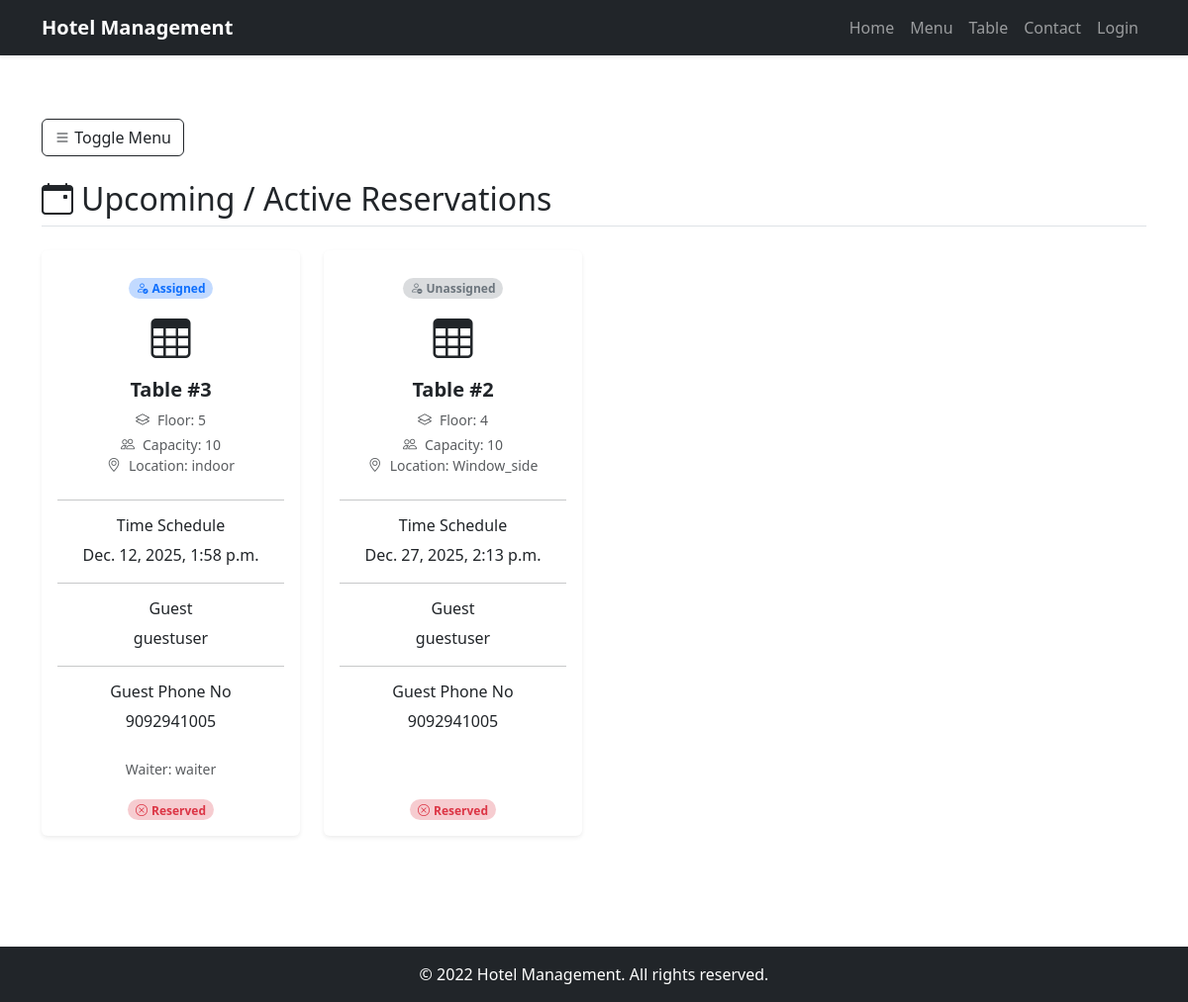
The app's page /table_reservation/table_reserved/ (signed in), older data.
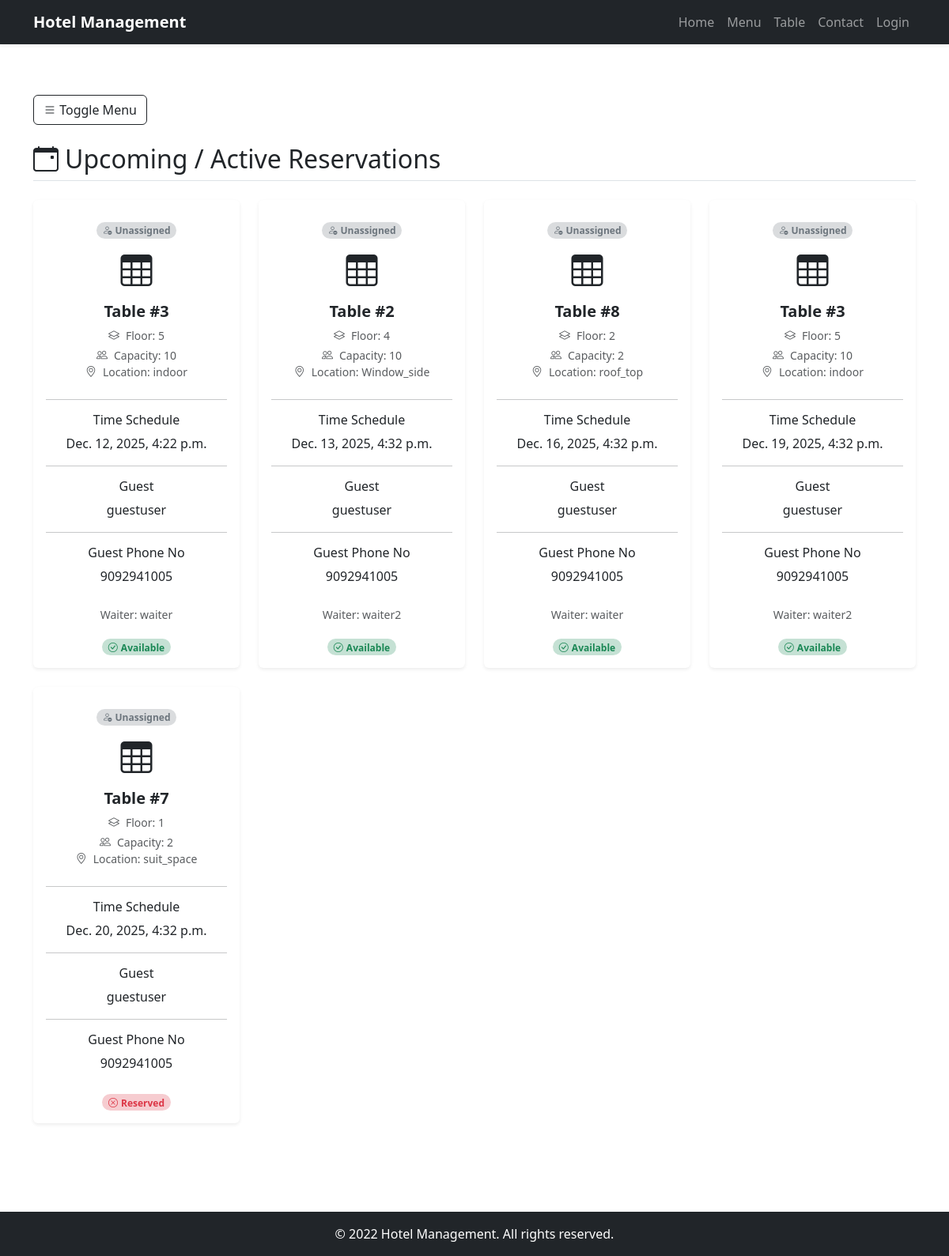
The same page, newer data.
### table_reservation/models.py (models this page shows, shortened)
class TableReservation(models.Model):
    user = models.ForeignKey(CustomUser,on_delete=models.CASCADE)
    table = models.ForeignKey(TableLayout,on_delete=models.CASCADE)
    duration = models.DurationField()
    time_schedule = models.DateTimeField()

### accounts/models.py (models this page shows, shortened)
class TableLayout(models.Model):
    Location_choice = (
        ('Window_side','Window_side'),
        ('roof_top','roof_top'),
        ('indoor','indoor'),
        ('outdoor','outdoor'),
        ('suit_space','suit_space')
    )
    table_no = models.AutoField(primary_key=True)
    floor_no = models.IntegerField()
    Location = models.CharField(max_length=100,choices=Location_choice)
    capacity = models.IntegerField()
    available = models.BooleanField(default=True)

class CustomUser(AbstractUser):
    role_choice = (
        ('admin','admin'),
        ('kitchen_staff','kitchen_staff'),
        ('waiter','waiter'),
        ('guest','guest'),
    )
    username = None
    email = models.EmailField(unique=True)
    name = models.CharField(max_length=100)
    phone_no = models.IntegerField()
    role = models.CharField(max_length=100,choices=role_choice)
    USERNAME_FIELD = 'email'
    REQUIRED_FIELDS = ['name','phone_no']
    objects = CustomManager()

### table_reservation/views.py (the view)
# urls.py: path('table_reserved/',TableReservedView.as_view(),name='table_reserved'),
class TableReservedView(LoginRequiredMixin, View):
    def get(self, request):
        now = timezone.now()
        waiter_name = TableAssign.objects.filter(
            tabereservation=OuterRef('pk')
        ).order_by('-id').values('waiter__name')[:1]
        is_assigned = TableAssign.objects.filter(
            tabereservation=OuterRef('pk'),
            assigned=True
        )
        reservations = TableReservation.objects.select_related('table', 'user').annotate(
            waiter_name=Subquery(waiter_name),
            assigned=Exists(is_assigned)
        )
        upcoming_reservations = reservations.filter(time_schedule__gte=now).order_by('time_schedule')
        past_reservations = reservations.filter(time_schedule__lt=now).order_by('-time_schedule')
        context = {
            'upcoming_reservations': upcoming_reservations,
            'past_reservations': past_reservations,
        }
        return render(request, 'table_reserved.html', context)

### table_reservation/templates/table_reserved.html (shortened to what the changed rows need)
{%extends 'base.html'%}
{%block content%}
       <div class="col py-3">
            <div id="table-list-upcoming" class="mb-5">
                <h2 class="border-bottom pb-2 mb-4"><i class="bi bi-calendar-event me-2"></i>Upcoming / Active Reservations</h2>
                {% if upcoming_reservations %}
                <div class="row row-cols-1 row-cols-md-3 row-cols-lg-4 g-4">
                    {% for i in upcoming_reservations %}
                    <div class="col">
                        <div class="card h-100 shadow-sm text-center border-0 table-card {% if i.table.available %}available-card{% else %}unavailable-card{% endif %}">
                            <div class="card-body">
                                <div class="card-footer bg-transparent border-0 pb-3">
                                    <span class="status-indicator">
                                    {% if i.assigned %}
                                        <span class="badge bg-primary bg-opacity-25 text-primary rounded-pill"><i class="bi bi-person-check me-1"></i>Assigned</span>
                                    {% else %}
                                        <span class="badge bg-secondary bg-opacity-25 text-secondary rounded-pill"><i class="bi bi-person-dash me-1"></i>Unassigned</span>
                                    {% endif %}
                                    </span>
                                </div>
                                <div class="icon-wrapper mb-3 mx-auto">
                                    <i class="bi bi-table display-6"></i>
                                </div>
                                <h5 class="card-title fw-bold">Table #{{ i.table.table_no }}</h5>
                                <ul class="list-unstyled text-muted mb-4 small">
                                    <li class="mb-1"><i class="bi bi-layers me-2"></i>Floor: {{ i.table.floor_no }}</li>
                                    <li><i class="bi bi-people me-2"></i>Capacity: {{ i.table.capacity }}</li>
                                    <li><i class="bi bi-geo-alt me-2"></i>Location: {{ i.table.Location }}</li>
                                </ul>
                                <hr>
                                <h6>Time Schedule</h6>
                                <p class="mb-0">{{ i.time_schedule }}</p>
                                <hr>
                                <h6>Guest</h6>
                                <p class="mb-0">{{ i.user.name }}</p>
                                <hr>
                                <h6>Guest Phone No</h6>
                                <p class="mb-0">{{ i.user.phone_no }}</p>
                            </div>
                            {% if i.waiter_name %}
                            <div class="card-footer bg-transparent border-0 pb-2">
                                <small class="text-muted">Waiter: {{ i.waiter_name }}</small>
                            </div>
                            {% endif %}
                            <div class="card-footer bg-transparent border-0 pb-3">
                                 <span class="status-indicator">
                                    {% if i.table.available %}
                                        <span class="badge bg-success bg-opacity-25 text-success rounded-pill"><i class="bi bi-check-circle me-1"></i>Available</span>
                                    {% else %}
                                        <span class="badge bg-danger bg-opacity-25 text-danger rounded-pill"><i class="bi bi-x-circle me-1"></i>Reserved</span>
                                    {% endif %}
                                 </span>
                            </div>
                        </div>
                    </div>
                    {% endfor %}
                </div>
                {% else %}
                <div class="alert alert-info" role="alert">
                    No upcoming reservations found.
                </div>
                {% endif %}
            </div>
       </div>
{%endblock%}

Row changes from the older to the newer data that the page shows:
removed TableReservation: shows "Assigned", table.table_no "3", table.floor_no "5", table.capacity "10", table.Location "indoor", time_schedule "Dec. 12, 2025, 1:58 p.m.", user.name "guestuser", user.phone_no "9092941005", waiter_name "waiter", shows "Reserved"
removed TableReservation: shows "Unassigned", table.table_no "2", table.floor_no "4", table.capacity "10", table.Location "Window_side", time_schedule "Dec. 27, 2025, 2:13 p.m.", user.name "guestuser", user.phone_no "9092941005", shows "Reserved"
added TableReservation: shows "Unassigned", table.table_no "3", table.floor_no "5", table.capacity "10", table.Location "indoor", time_schedule "Dec. 12, 2025, 4:22 p.m.", user.name "guestuser", user.phone_no "9092941005", waiter_name "waiter", shows "Available"
added TableReservation: shows "Unassigned", table.table_no "2", table.floor_no "4", table.capacity "10", table.Location "Window_side", time_schedule "Dec. 13, 2025, 4:32 p.m.", user.name "guestuser", user.phone_no "9092941005", waiter_name "waiter2", shows "Available"
added TableReservation: shows "Unassigned", table.table_no "8", table.floor_no "2", table.capacity "2", table.Location "roof_top", time_schedule "Dec. 16, 2025, 4:32 p.m.", user.name "guestuser", user.phone_no "9092941005", waiter_name "waiter", shows "Available"
added TableReservation: shows "Unassigned", table.table_no "3", table.floor_no "5", table.capacity "10", table.Location "indoor", time_schedule "Dec. 19, 2025, 4:32 p.m.", user.name "guestuser", user.phone_no "9092941005", waiter_name "waiter2", shows "Available"
added TableReservation: shows "Unassigned", table.table_no "7", table.floor_no "1", table.capacity "2", table.Location "suit_space", time_schedule "Dec. 20, 2025, 4:32 p.m.", user.name "guestuser", user.phone_no "9092941005", shows "Reserved"
